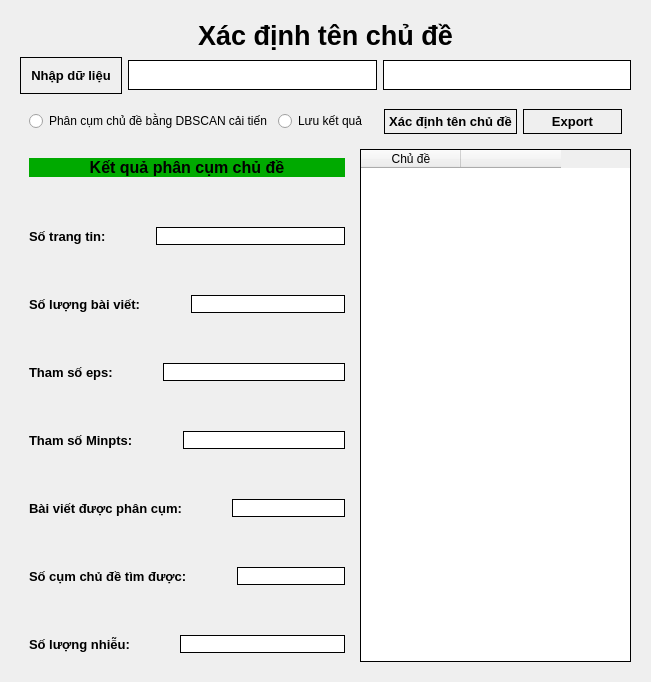
         <widget class="QWidget" name="defi_page">
          <layout class="QGridLayout" name="gridLayout_9">
           <item row="0" column="0">
            <widget class="QWidget" name="widget_14" native="true">
             <property name="styleSheet">
              <string notr="true">QPushButton {
	border-style: outset;
    border-width: 1px;
    border-color: black;
}

QLineEdit {
	border-style: outset;
    border-width: 1px;
    border-color: #fff3;
}</string>
             </property>
             <layout class="QGridLayout" name="gridLayout_8">
              <item row="0" column="0">
               <layout class="QHBoxLayout" name="horizontalLayout_30">
                <item>
                 <spacer name="horizontalSpacer_7">
                  <property name="orientation">
                   <enum>Qt::Orientation::Horizontal</enum>
                  </property>
                  <property name="sizeHint" stdset="0">
                   <size>
                    <width>178</width>
                    <height>20</height>
                   </size>
                  </property>
                 </spacer>
                </item>
                <item>
                 <widget class="QLabel" name="label_25">
                  <property name="font">
                   <font>
                    <pointsize>20</pointsize>
                    <bold>true</bold>
                   </font>
                  </property>
                  <property name="text">
                   <string>Xác định tên chủ đề</string>
                  </property>
                 </widget>
                </item>
                <item>
                 <spacer name="horizontalSpacer_8">
                  <property name="orientation">
                   <enum>Qt::Orientation::Horizontal</enum>
                  </property>
                  <property name="sizeHint" stdset="0">
                   <size>
                    <width>178</width>
                    <height>20</height>
                   </size>
                  </property>
                 </spacer>
                </item>
               </layout>
              </item>
              <item row="1" column="0">
               <layout class="QHBoxLayout" name="horizontalLayout_31">
                <item>
                 <widget class="QPushButton" name="pushButton_8">
                  <property name="font">
                   <font>
                    <pointsize>10</pointsize>
                    <bold>true</bold>
                   </font>
                  </property>
                  <property name="styleSheet">
                   <string notr="true">padding: 10px
</string>
                  </property>
                  <property name="text">
                   <string>Nhập dữ liệu</string>
                  </property>
                 </widget>
                </item>
                <item>
                 <widget class="QLineEdit" name="lineEdit_15">
                  <property name="styleSheet">
                   <string notr="true">padding: 6px;</string>
                  </property>
                 </widget>
                </item>
                <item>
                 <widget class="QLineEdit" name="lineEdit_20">
                  <property name="styleSheet">
                   <string notr="true">padding:6px</string>
                  </property>
                 </widget>
                </item>
               </layout>
              </item>
              <item row="2" column="0">
               <widget class="QWidget" name="widget_15" native="true">
                <layout class="QHBoxLayout" name="horizontalLayout_32">
                 <item>
                  <widget class="QRadioButton" name="radioButton_12">
                   <property name="text">
                    <string>Phân cụm chủ đề bằng DBSCAN cải tiến</string>
                   </property>
                  </widget>
                 </item>
                 <item>
                  <widget class="QRadioButton" name="radioButton_16">
                   <property name="text">
                    <string>Lưu kết quả</string>
                   </property>
                  </widget>
                 </item>
                 <item>
                  <widget class="QPushButton" name="pushButton_13">
                   <property name="font">
                    <font>
                     <pointsize>10</pointsize>
                     <bold>true</bold>
                    </font>
                   </property>
                   <property name="styleSheet">
                    <string notr="true">padding: 4px</string>
                   </property>
                   <property name="text">
                    <string>Xác định tên chủ đề</string>
                   </property>
                  </widget>
                 </item>
                 <item>
                  <widget class="QPushButton" name="pushButton_14">
                   <property name="font">
                    <font>
                     <pointsize>10</pointsize>
                     <bold>true</bold>
                    </font>
                   </property>
                   <property name="styleSheet">
                    <string notr="true">padding:4px</string>
                   </property>
                   <property name="text">
                    <string>Export</string>
                   </property>
                  </widget>
                 </item>
                </layout>
               </widget>
              </item>
              <item row="3" column="0">
               <layout class="QHBoxLayout" name="horizontalLayout_40">
                <item>
                 <widget class="QWidget" name="widget_16" native="true">
                  <layout class="QVBoxLayout" name="verticalLayout_9">
                   <property name="spacing">
                    <number>50</number>
                   </property>
                   <item>
                    <layout class="QVBoxLayout" name="verticalLayout_8">
                     <item>
                      <widget class="QLabel" name="label_26">
                       <property name="maximumSize">
                        <size>
                         <width>16777215</width>
                         <height>40</height>
                        </size>
                       </property>
                       <property name="font">
                        <font>
                         <pointsize>12</pointsize>
                         <bold>true</bold>
                        </font>
                       </property>
                       <property name="styleSheet">
                        <string notr="true">background-color: rgb(0, 170, 0);</string>
                       </property>
                       <property name="text">
                        <string>Kết quả phân cụm chủ đề</string>
                       </property>
                       <property name="alignment">
                        <set>Qt::AlignmentFlag::AlignCenter</set>
                       </property>
                      </widget>
                     </item>
                     <item>
                      <layout class="QHBoxLayout" name="horizontalLayout_33">
                       <item>
                        <widget class="QLabel" name="label_27">
                         <property name="font">
                          <font>
                           <pointsize>10</pointsize>
                           <bold>true</bold>
                          </font>
                         </property>
                         <property name="text">
                          <string>Số trang tin:</string>
                         </property>
                        </widget>
                       </item>
                       <item>
                        <widget class="QLineEdit" name="lineEdit_16"/>
                       </item>
                      </layout>
                     </item>
                     <item>
                      <layout class="QHBoxLayout" name="horizontalLayout_34">
                       <item>
                        <widget class="QLabel" name="label_28">
                         <property name="font">
                          <font>
                           <pointsize>10</pointsize>
                           <bold>true</bold>
                          </font>
                         </property>
                         <property name="text">
                          <string>Số lượng bài viết:</string>
                         </property>
                        </widget>
                       </item>
                       <item>
                        <widget class="QLineEdit" name="lineEdit_17"/>
                       </item>
                      </layout>
                     </item>
                     <item>
                      <layout class="QHBoxLayout" name="horizontalLayout_35">
                       <item>
                        <widget class="QLabel" name="label_29">
                         <property name="font">
                          <font>
                           <pointsize>10</pointsize>
                           <bold>true</bold>
                          </font>
                         </property>
                         <property name="text">
                          <string>Tham số eps:</string>
                         </property>
                        </widget>
                       </item>
                       <item>
                        <widget class="QLineEdit" name="lineEdit_18"/>
                       </item>
                      </layout>
                     </item>
                     <item>
                      <layout class="QHBoxLayout" name="horizontalLayout_36">
                       <item>
                        <widget class="QLabel" name="label_30">
                         <property name="font">
                          <font>
                           <pointsize>10</pointsize>
                           <bold>true</bold>
                          </font>
                         </property>
                         <property name="text">
                          <string>Tham số Minpts:</string>
                         </property>
                        </widget>
                       </item>
                       <item>
                        <widget class="QLineEdit" name="lineEdit_19"/>
                       </item>
                      </layout>
                     </item>
                     <item>
                      <layout class="QHBoxLayout" name="horizontalLayout_37">
                       <item>
                        <widget class="QLabel" name="label_31">
                         <property name="font">
                          <font>
                           <pointsize>10</pointsize>
                           <bold>true</bold>
                          </font>
                         </property>
                         <property name="text">
                          <string>Bài viết được phân cụm:</string>
                         </property>
                        </widget>
                       </item>
                       <item>
                        <widget class="QLineEdit" name="lineEdit_21"/>
                       </item>
                      </layout>
                     </item>
                     <item>
                      <layout class="QHBoxLayout" name="horizontalLayout_38">
                       <item>
                        <widget class="QLabel" name="label_32">
                         <property name="font">
                          <font>
                           <pointsize>10</pointsize>
                           <bold>true</bold>
                          </font>
                         </property>
                         <property name="text">
                          <string>Số cụm chủ đề tìm được:</string>
                         </property>
                        </widget>
                       </item>
                       <item>
                        <widget class="QLineEdit" name="lineEdit_22"/>
                       </item>
                      </layout>
                     </item>
                     <item>
                      <layout class="QHBoxLayout" name="horizontalLayout_39">
                       <item>
                        <widget class="QLabel" name="label_33">
                         <property name="font">
                          <font>
                           <pointsize>10</pointsize>
                           <bold>true</bold>
                          </font>
                         </property>
                         <property name="text">
                          <string>Số lượng nhiễu:</string>
                         </property>
                        </widget>
                       </item>
                       <item>
                        <widget class="QLineEdit" name="lineEdit_23"/>
                       </item>
                      </layout>
                     </item>
                    </layout>
                   </item>
                  </layout>
                 </widget>
                </item>
                <item>
                 <widget class="QTableWidget" name="tableWidget_5">
                  <property name="styleSheet">
                   <string notr="true">QTableWidget {
	border-style: outset;
    border-width: 1px;
    border-color: black;
}</string>
                  </property>
                  <column>
                   <property name="text">
                    <string>Chủ đề</string>
                   </property>
                  </column>
                  <column>
                   <property name="text">
                    <string/>
                   </property>
                  </column>
                 </widget>
                </item>
               </layout>
              </item>
             </layout>
            </widget>
           </item>
          </layout>
         </widget>
